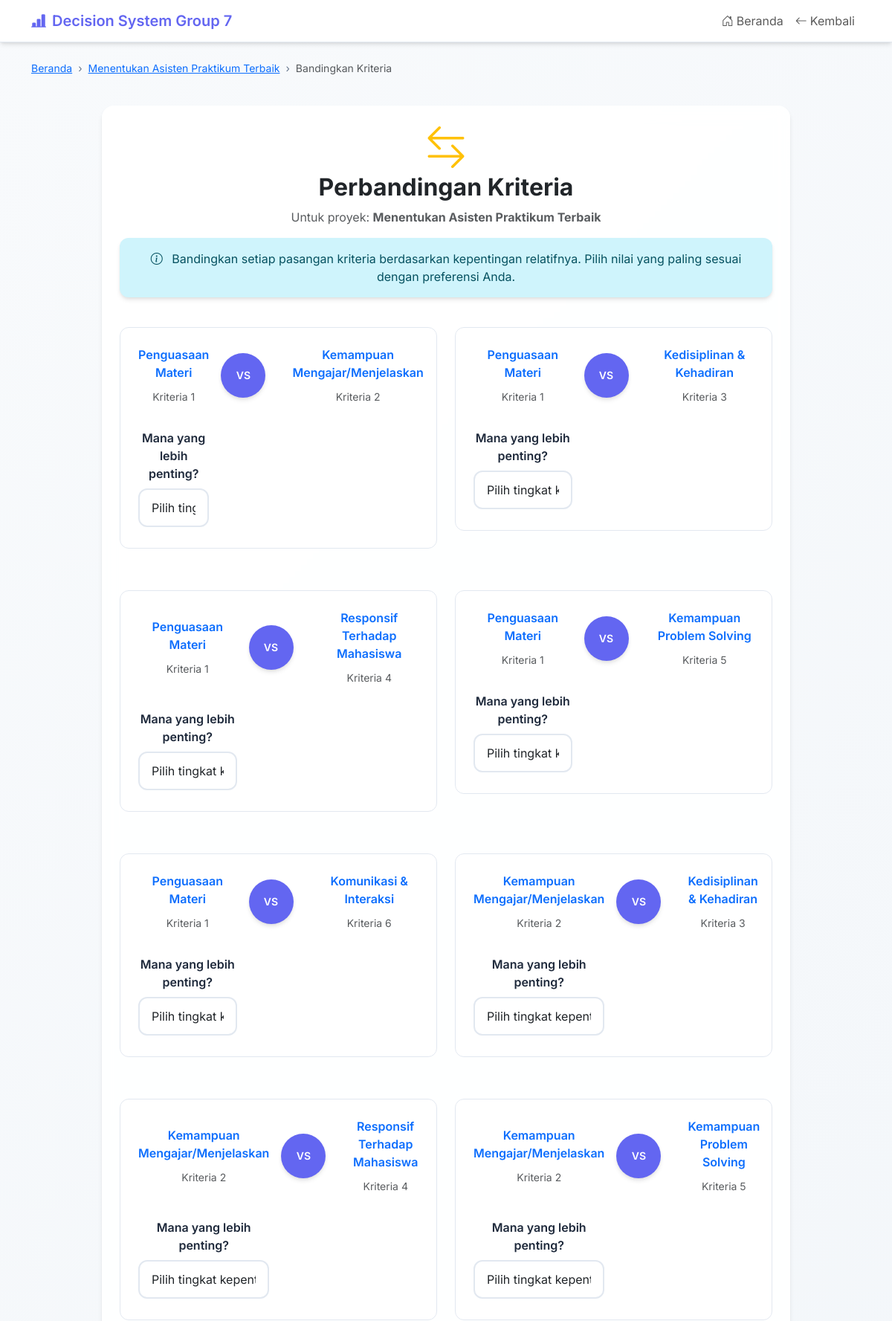
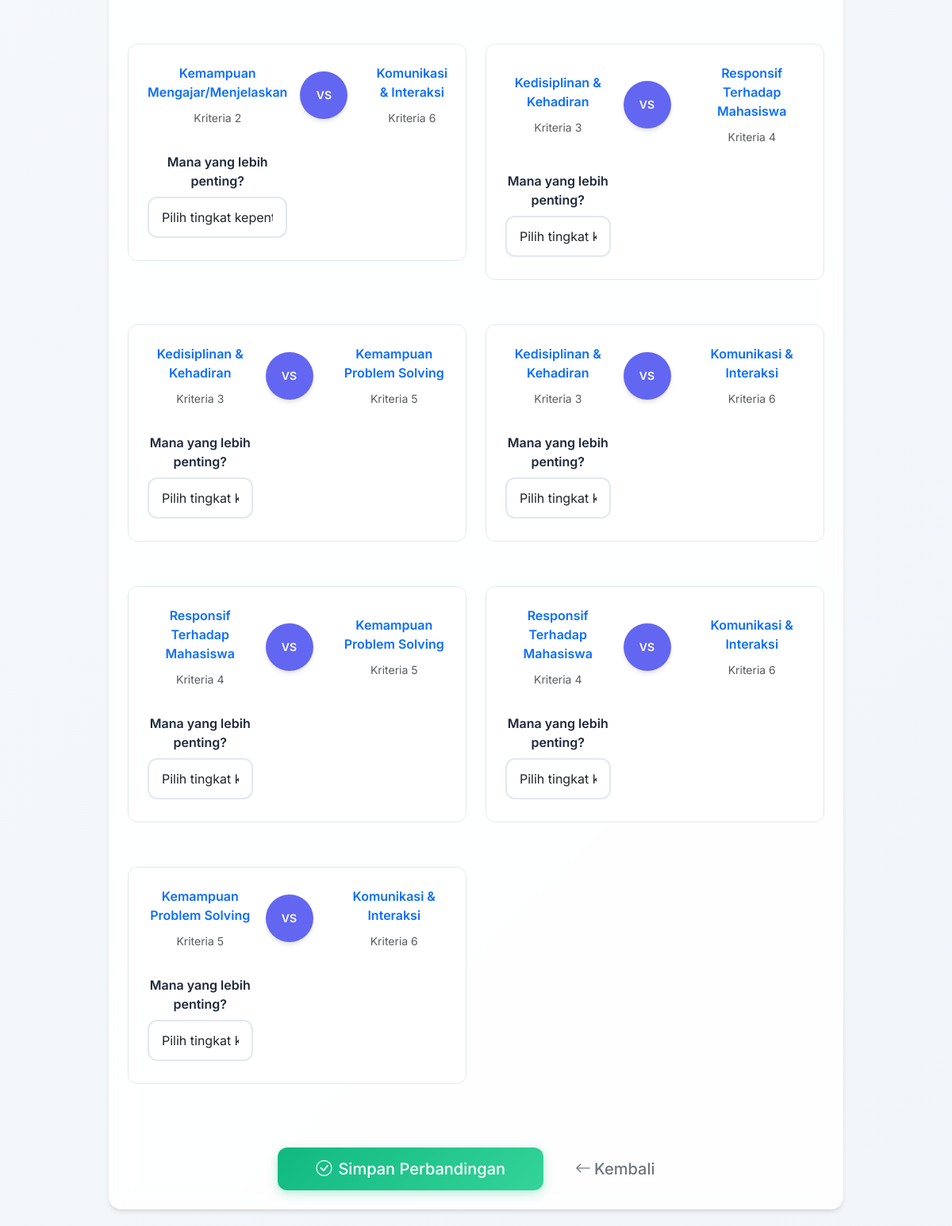
The page /project/4/compare_criteria (upper part) on the database its author committed (2 pictures, top to bottom).
### app.py (models this page shows)
class Project(db.Model):
    id = db.Column(db.Integer, primary_key=True)
    name = db.Column(db.String(100), nullable=False)
    criteria = db.relationship('Criterion', backref='project', lazy=True, cascade="all, delete-orphan")
    alternatives = db.relationship('Alternative', backref='project', lazy=True, cascade="all, delete-orphan")

class Criterion(db.Model):
    id = db.Column(db.Integer, primary_key=True)
    name = db.Column(db.String(100), nullable=False)
    project_id = db.Column(db.Integer, db.ForeignKey('project.id'), nullable=False)
    comparisons = db.relationship('Comparison', backref='criterion', lazy=True, cascade="all, delete-orphan")

### app.py (the view, shortened to what this page needs)
@app.route('/project/<int:project_id>/compare_criteria', methods=['GET', 'POST'])
def compare_criteria(project_id):
    project = Project.query.get_or_404(project_id)
    criteria = project.criteria
    n = len(criteria)
    return render_template('compare_criteria.html', project=project, criteria=criteria)

### templates/compare_criteria.html (shortened to what this page needs)
{% extends "base.html" %}
{% block content %}
<div class="row mb-4">
    <div class="col-12">
        <nav aria-label="breadcrumb">
            <ol class="breadcrumb">
                <li class="breadcrumb-item"><a href="{{ url_for('index') }}">Beranda</a></li>
                <li class="breadcrumb-item"><a href="{{ url_for('project_detail', project_id=project.id) }}">{{ project.name }}</a></li>
                <li class="breadcrumb-item active">Bandingkan Kriteria</li>
            </ol>
        </nav>
    </div>
</div>
<div class="row justify-content-center">
    <div class="col-lg-10">
        <div class="card p-4 mb-4">
            <div class="text-center mb-4">
                <i class="bi bi-arrow-left-right display-4 text-warning mb-3"></i>
                <h2 class="fw-bold">Perbandingan Kriteria</h2>
                <p class="text-muted">Untuk proyek: <strong>{{ project.name }}</strong></p>
                <div class="alert alert-info">
                    <i class="bi bi-info-circle me-2"></i>
                    Bandingkan setiap pasangan kriteria berdasarkan kepentingan relatifnya.
                    Pilih nilai yang paling sesuai dengan preferensi Anda.
                </div>
            </div>
            <form method="POST" id="comparison-form">
                <div class="row g-4">
                    {% for i in range(criteria|length) %}
                        {% for j in range(i+1, criteria|length) %}
                        <div class="col-md-6">
                            <div class="comparison-grid">
                                <div class="text-center">
                                    <div class="fw-semibold text-primary mb-2">{{ criteria[i].name }}</div>
                                    <small class="text-muted">Kriteria {{ i+1 }}</small>
                                </div>
                                <div class="vs-badge">VS</div>
                                <div class="text-center">
                                    <div class="fw-semibold text-primary mb-2">{{ criteria[j].name }}</div>
                                    <small class="text-muted">Kriteria {{ j+1 }}</small>
                                </div>
                                <div class="mt-3">
                                    <label class="form-label text-center w-100 fw-semibold">
                                        Mana yang lebih penting?
                                    </label>
                                    <select class="form-select" name="comp_{{ i }}_{{ j }}" required onchange="updateComparison(this)">
                                        <option value="">Pilih tingkat kepentingan...</option>
                                    </select>
                                </div>
                            </div>
                        </div>
                        {% endfor %}
                    {% endfor %}
                </div>
                <div class="text-center mt-5">
                    <div class="d-grid gap-3 d-md-flex justify-content-md-center">
                        <button type="submit" class="btn btn-success btn-lg px-5">
                            <i class="bi bi-check-circle me-2"></i>Simpan Perbandingan
                        </button>
                        <a href="{{ url_for('project_detail', project_id=project.id) }}" class="btn btn-outline-secondary btn-lg px-4">
                            <i class="bi bi-arrow-left me-1"></i>Kembali
                        </a>
                    </div>
                </div>
            </form>
        </div>
    </div>
</div>
{% endblock %}

### templates/base.html (style rules this page uses)
:root { --primary-color: #6366f1; --primary-light: #818cf8; --primary-dark: #4f46e5; --secondary-color: #f8fafc; --accent-color: #10b981; --text-primary: #1e293b; --text-secondary: #64748b; --border-color: #e2e8f0; --shadow: 0 4px 6px -1px rgba(0, 0, 0, 0.1), 0 2px 4px -1px rgba(0, 0, 0, 0.06); --shadow-lg: 0 10px 15px -3px rgba(0, 0, 0, 0.1), 0 4px 6px -2px rgba(0, 0, 0, 0.05); }
body { font-family: 'Inter', sans-serif; background: linear-gradient(135deg, #f8fafc 0%, #f1f5f9 100%); min-height: 100vh; color: var(--text-primary); }
.card { border: none; border-radius: 16px; box-shadow: var(--shadow); background: rgba(255, 255, 255, 0.9); backdrop-filter: blur(10px); transition: all 0.3s ease; }
.btn { border-radius: 12px; font-weight: 500; padding: 12px 24px; transition: all 0.3s ease; border: none; }
.btn-success { background: linear-gradient(135deg, var(--accent-color), #34d399); box-shadow: 0 4px 14px 0 rgba(16, 185, 129, 0.3); }
.form-control, .form-select { border-radius: 12px; border: 2px solid var(--border-color); padding: 12px 16px; transition: all 0.3s ease; background: rgba(255, 255, 255, 0.8); }
.form-label { font-weight: 500; color: var(--text-primary); margin-bottom: 8px; }
.alert { border-radius: 12px; border: none; box-shadow: var(--shadow); }
.breadcrumb { background: transparent; font-size: 14px; }
.breadcrumb-item + .breadcrumb-item::before { content: "›"; color: var(--text-secondary); }
.fade-in { animation: fadeIn 0.5s ease-in; }
.comparison-grid { display: grid; grid-template-columns: 1fr 80px 1fr; gap: 1rem; align-items: center; margin-bottom: 2rem; padding: 1.5rem; background: rgba(255, 255, 255, 0.8); border-radius: 12px; border: 1px solid var(--border-color); }
.vs-badge { background: var(--primary-color); color: white; border-radius: 50%; width: 60px; height: 60px; display: flex; align-items: center; justify-content: center; font-weight: 600; font-size: 14px; box-shadow: var(--shadow); }

### rows shown on the page
Project: name "Menentukan Asisten Praktikum Terbaik"
Criterion: name "Penguasaan Materi" "Penguasaan Materi" "Penguasaan Materi" "Penguasaan Materi" "Penguasaan Materi"
Criterion: name "Kemampuan Mengajar/Menjelaskan", name "Kemampuan Mengajar/Menjelaskan" "Kemampuan Mengajar/Menjelaskan" "Kemampuan Mengajar/Menjelaskan" "Kemampuan Mengajar/Menjelaskan"
Criterion: name "Kedisiplinan & Kehadiran" "Kedisiplinan & Kehadiran", name "Kedisiplinan & Kehadiran" "Kedisiplinan & Kehadiran" "Kedisiplinan & Kehadiran"
Criterion: name "Responsif Terhadap Mahasiswa" "Responsif Terhadap Mahasiswa" "Responsif Terhadap Mahasiswa", name "Responsif Terhadap Mahasiswa" "Responsif Terhadap Mahasiswa"
Criterion: name "Kemampuan Problem Solving" "Kemampuan Problem Solving" "Kemampuan Problem Solving" "Kemampuan Problem Solving", name "Kemampuan Problem Solving"
Criterion: name "Komunikasi & Interaksi" "Komunikasi & Interaksi" "Komunikasi & Interaksi" "Komunikasi & Interaksi" "Komunikasi & Interaksi"

### other values the page prints
{{ i+1 }} "1" "1" "1" "1" "1" "2" "2" "2" "2" "3" "3" "3" "4" "4" "5"
{{ j+1 }} "2" "3" "4" "5" "6" "3" "4" "5" "6" "4" "5" "6" "5" "6" "6"
